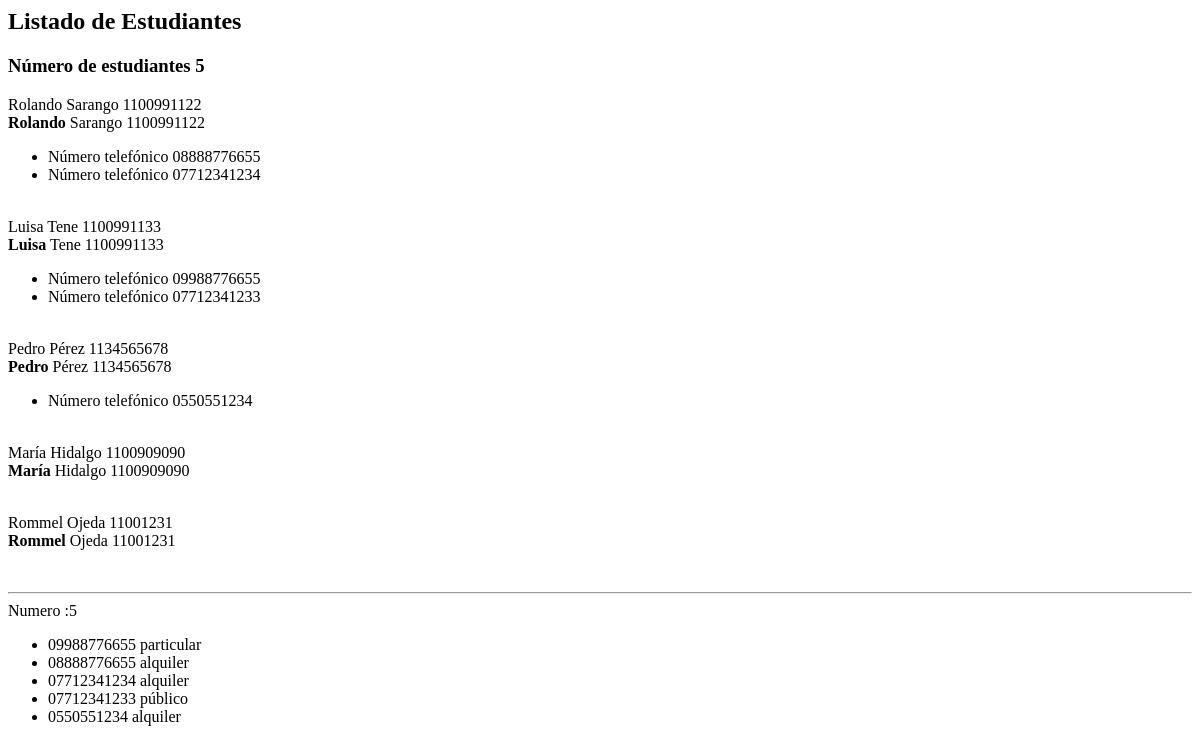
The app's page /administrativo/listado/estudiantes/dos, older data.
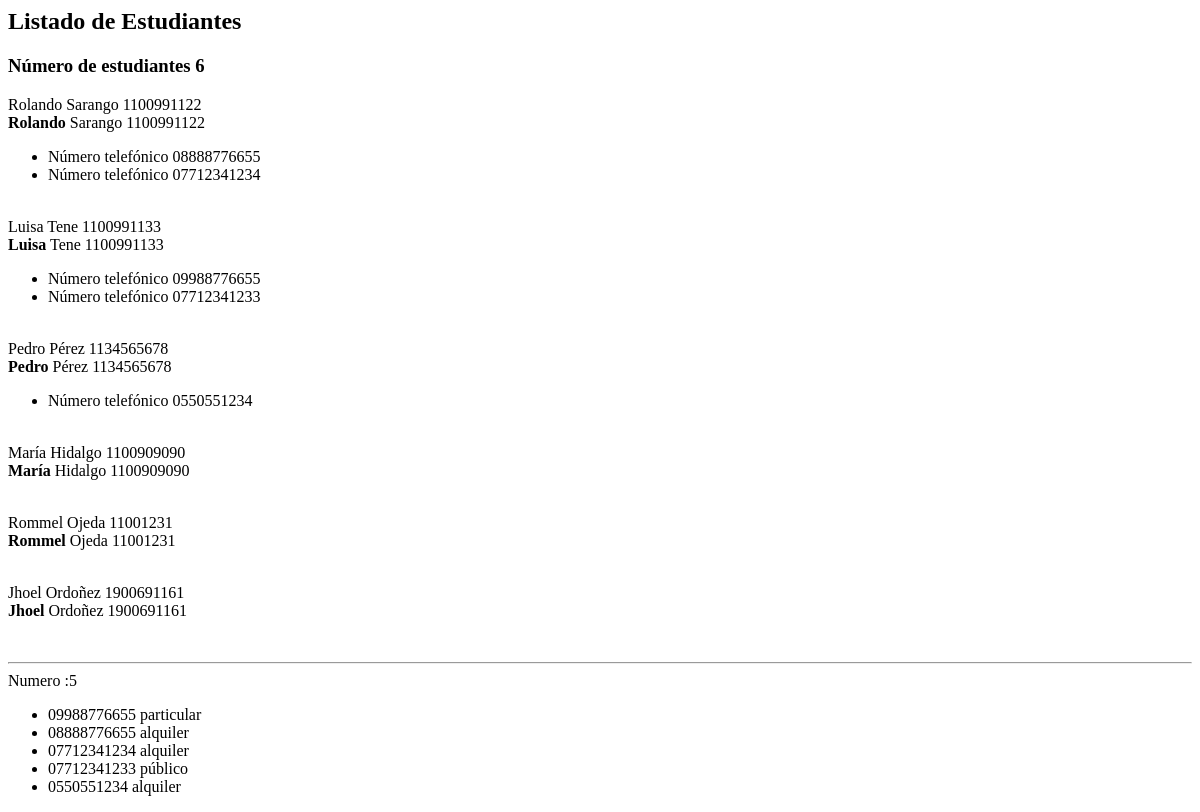
The same page, newer data.
### administrativo/models.py (models this page shows)
class Estudiante(models.Model):
    nombre = models.CharField(max_length=30)
    apellido = models.CharField(max_length=30)
    cedula = models.CharField(max_length=30, unique=True)
    def __str__(self):
        return "%s %s %s" % (self.nombre,
                self.apellido,
                self.cedula)

class NumeroTelefonico(models.Model):
    telefono = models.CharField(max_length=100)
    tipo = models.CharField(max_length=100)
    estudiante = models.ForeignKey(Estudiante, on_delete=models.CASCADE,
    related_name="mis_numeros_telefonicos")
    def __str__(self):
        return "%s %s" % (self.telefono, self.tipo)

### administrativo/views.py (the view)
# urls.py: path('listado/estudiantes/dos', views.listadoEstudiantesDos,
def listadoEstudiantesDos(request):
    estudiantes = Estudiante.objects.all()
    mis_numeros_telefonicos = NumeroTelefonico.objects.all()
    informacion_template = {'estudiantes': estudiantes,
    'numero_estudiantes': len(estudiantes),
    'mis_numeros_telefonicos': mis_numeros_telefonicos, 'numeroTelefonos': len(mis_numeros_telefonicos)}
    return render(request, 'listadoEstudiantesDos.html', informacion_template)

### administrativo/templates/listadoEstudiantesDos.html
<h2>Listado de Estudiantes</h3>
<h3>Número de estudiantes {{ numero_estudiantes }}</h3>
{% for e in estudiantes %}
  {{e}}
  <br/>
  <b>{{e.nombre}}</b> {{e.apellido}} {{e.cedula}}
  <br/>
  <ul>
  {% for numero in e.mis_numeros_telefonicos.all %}
      <li>
          Número telefónico {{numero.telefono}}<br/>
      </li>
  {% endfor %}
  </ul>
  <br/>
{% endfor %}
<hr>
Numero :{{numeroTelefonos}}
<ul>
{% for e in mis_numeros_telefonicos %}
  <li>{{ e }} </li>
{% endfor %}
</ul>

Row changes from the older to the newer data that the page shows:
added Estudiante: nombre+apellido+cedula "Jhoel Ordoñez 1900691161", nombre "Jhoel", apellido "Ordoñez", cedula "1900691161"
Text that changed along with them:
{{ numero_estudiantes }}: "5" → "6"
